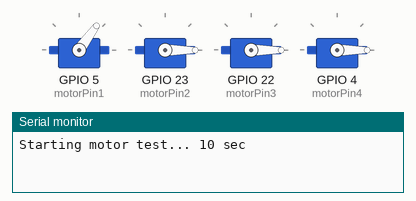
Recording of a sketch running on a simulated ESP32. Parts: 4 × servo, the last lines printed to the serial monitor.

Above: at 10.1 s.
At 11.1 s:
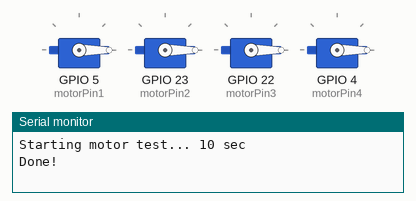
Timing chart, 0 to 12.6 s (numbered marks = the images above):
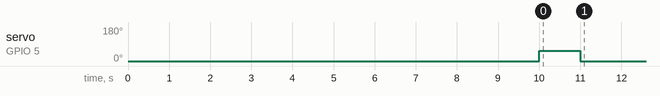

The sketch:

DroneMotorTest.ino
```cpp
#include <ESP32Servo.h>

//Motor control variables
Servo motor1;
Servo motor2;
Servo motor3;
Servo motor4;

const int motorPin1 = 5;
const int motorPin2 = 23;
const int motorPin3 = 22;
const int motorPin4 = 4;

int motorSpeed1 = 0;
int motorSpeed2 = 0;
int motorSpeed3 = 0;
int motorSpeed4 = 0;


void setup() {
  // put your setup code here, to run once:

  Serial.begin(115200);
  while (!Serial) {}

  motor1.attach(motorPin1, 1000, 2000);
  motor2.attach(motorPin2, 1000, 2000);
  motor3.attach(motorPin3, 1000, 2000);
  motor4.attach(motorPin4, 1000, 2000);

  motor1.write(0);
  motor2.write(0);
  motor3.write(0);
  motor4.write(0);

  Serial.println("Starting motor test... 10 sec");

  delay(10000);

  motor1.write(180*0.3); //4 4 4
  delay(1000);
  motor1.write(0);

  Serial.println("Done!");

}

void loop() {
  // put your main code here, to run repeatedly:

}
```
